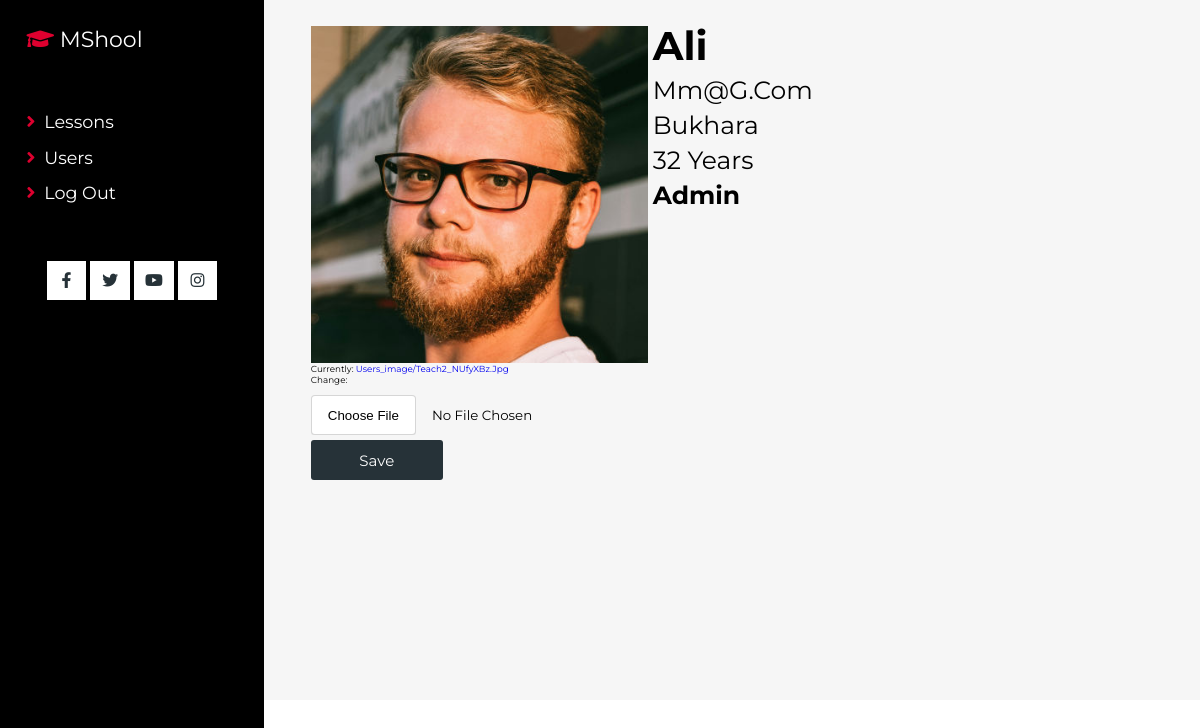
/account (signed in), run on the app's committed database.
### maktab/models.py (models this page shows, shortened)
class User(AbstractUser):
    type = models.ForeignKey(AccountType, related_name='users', on_delete=models.CASCADE)
    slug = models.SlugField(null=True, blank=True)
    age = models.CharField(max_length=2)
    image = models.ImageField(upload_to='users_image/')
    place_of_living = models.CharField(max_length=55)
    is_admin= models.BooleanField('Is admin', default=False)
    is_teacher = models.BooleanField('Is Teacher', default=False)
    is_pupil = models.BooleanField('Is Pupil', default=False)

class AccountType(models.Model):
    name = models.CharField(max_length=255)
    slug = models.SlugField()
    class Meta:
        ordering = ('name',)
    def __str__(self):
        return self.name

### maktab/views.py (the view)
# urls.py: path("account", account, name="account"),
def account(request):
    if request.method == 'POST':
        form = UserImageUpdateForm(request.POST, request.FILES ,instance=request.user)
        if form.is_valid():
            form.save()
            return redirect('account')
        else :
            messages.info(request, 'Something went wrong!')
            return redirect('account')
    else:
        form = UserImageUpdateForm(instance=request.user)
    context = {
        'form':form
    }
    return render(request, "account.html",context )

### maktab/forms.py
class UserImageUpdateForm(forms.ModelForm):
    class Meta:
        model = User
        fields = ['image']

### templates/account.html (shortened to what this page needs)
{% load static %}
<link rel="stylesheet" href="{% static 'css/style.css' %}">
<link rel="stylesheet" href="https://cdnjs.cloudflare.com/ajax/libs/font-awesome/5.15.4/css/all.min.css">
<body>
<header class="header">
    <a href="{% url 'home' %}" class="logo"> <i class="fas fa-graduation-cap"></i> MShool </a>
    <nav class="navbar">
        {% if user.is_superuser %}
        <a href="{% url 'lessons' %}"> <i class="fas fa-angle-right"></i> lessons </a>
        <a href="{% url 'users' %}"> <i class="fas fa-angle-right"></i> users </a>
        <a href="{% url 'logout' %}"> <i class="fas fa-angle-right"></i> log out </a>
        {% else %}
        <a href="{% url 'lessons' %}"> <i class="fas fa-angle-right"></i> lessons </a>
        <a href="{% url 'logout' %}"> <i class="fas fa-angle-right"></i> log out </a>
        {% endif %}
    </nav>
    <div class="share">
        <a href="https://www.facebook.com" class="fab fa-facebook-f"></a>
        <a href="https://twitter.com" class="fab fa-twitter"></a>
        <a href="https://www.youtube.com" class="fab fa-youtube"></a>
        <a href="https://www.instagram.com" class="fab fa-instagram"></a>
    </div>
</header>
<section class="profile_sec">
    <div class="container">
        <div class="profile">
            <div class="profile_img">
                {% if user.image %}
                <img src="{{user.image.url}}" alt="">
                <form action="" method="post" enctype="multipart/form-data">
                    {{form.image}}
                    <button type="submit">save</button>
                </form>
                {% endif %}
            </div>
            <div class="profile_content">
                <h3>{{user.first_name}}</h3>
                <p>{{user.email}}</p>
                <p>{{user.place_of_living}}</p>
                <p>{{user.age}} years</p>
                <h4>{{user.type}}</h4>
            </div>
        </div>
    </div>
</section>
</body>

### static/css/style.css (style rules this page uses)
* { font-family: 'Montserrat', sans-serif; margin: 0; padding: 0; -webkit-box-sizing: border-box; box-sizing: border-box; outline: none; border: none; text-decoration: none; text-transform: capitalize; -webkit-transition: all .2s linear; transition: all .2s linear; }
body { padding-left: 30rem; }
section { padding: 3rem 5%; }
section:nth-child(even) { background: #f6f6f6; }
.header { position: fixed; top: 0; left: 0; z-index: 1000; background: #000; width: 30rem; height: 100%; padding: 3rem; }
.header .logo { font-size: 2.5rem; color: #fff; }
.header .logo i { color: #DE002F; }
.header .navbar { padding: 20% 0; }
.header .navbar a { display: block; font-size: 2rem; margin: 1.7rem 0; color: #fff; }
.header .navbar a i { color: #DE002F; padding-right: .5rem; }
.header .share { text-align: center; }
.header .share a { height: 4.5rem; width: 4.5rem; line-height: 4.5rem; font-size: 1.8rem; background: #fff; color: #263238; margin: 0 .1rem; }
.profile_sec { height: 700; }
.profile_sec .profile { display: grid; grid-template-columns: 40% 60%; }
.profile_sec .profile .profile_img img { width: 100%; }
.profile_sec .profile .profile_img input { display: block; }
.profile_sec .profile .profile_img button { width:132; margin-top: 5px; border-radius: 3px; height: 40px; background-color: #263238; font-size: 15; color: white; }
.profile_sec .profile .profile_content { margin-left: 5px; }
.profile_sec .profile .profile_content h3 { font-size: 40; margin-top: -5; }
.profile_sec .profile .profile_content p { font-size: 25; margin-top: 5px; }
.profile_sec .profile .profile_content h4 { font-size: 25; margin-top: 5px; }

### data on the page
User: image (picture), first_name "Ali", email "Mm@g.com", place_of_living "Bukhara", age "32", type "Admin"
